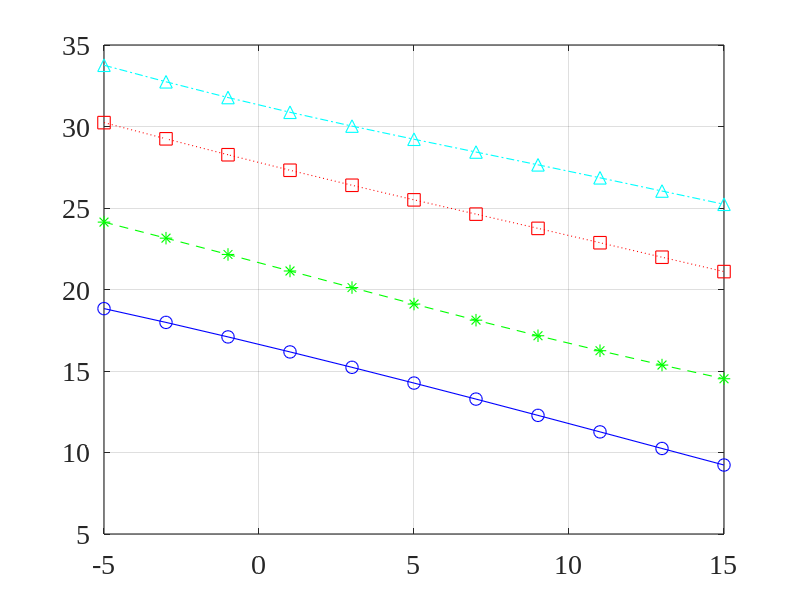
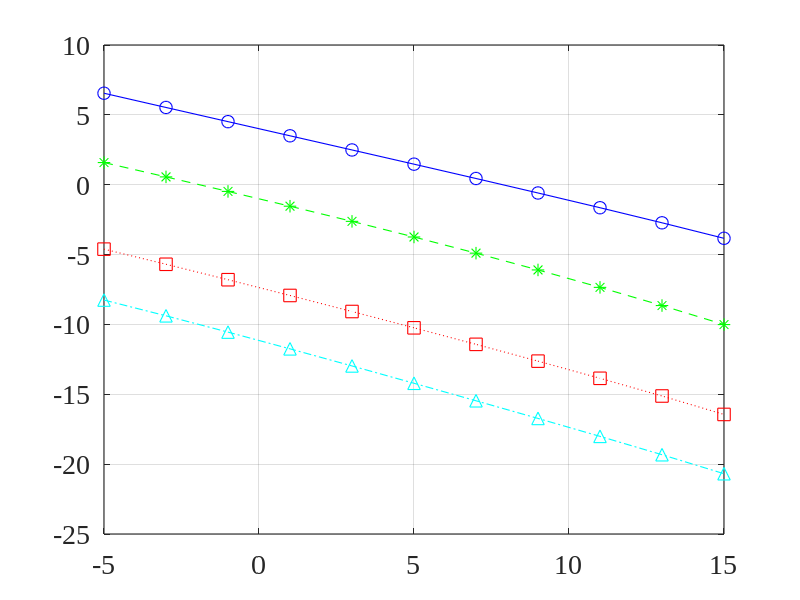
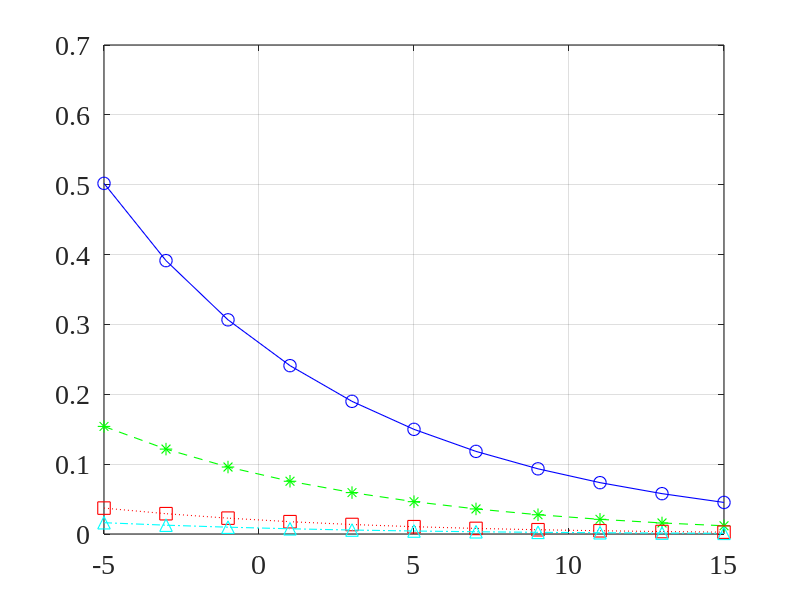

The MATLAB script that drew these images, in order:
close all; clc; clear all;
linewd = 0.8;
hcfontsize = 20;
MarkerSize=9;
A0=0.5;
T=500;
f0=0.1;
theta=70/180*pi;
alpha=0.01; 

M_values=[1 2 5 10]; % Number of sensors

f=linspace(-0.5,0.5,1e4)';  % frequency
f=f(2:end-1);
df=f(2)-f(1);
phiX1=A0^2/4*(sin(T*pi*(f+f0))./sin(pi*(f+f0))).^2+A0^2/4*(sin(T*pi*(f-f0))./sin(pi*(f-f0))).^2;

iSNR_db_values=-5:15;  
Gain_dB_values=zeros(length(iSNR_db_values),length(M_values));
MSE_values=zeros(length(iSNR_db_values),length(M_values));
xi_n_dB_values=zeros(length(iSNR_db_values),length(M_values));
xi_d_dB_values=zeros(length(iSNR_db_values),length(M_values));
for idxM=1:length(M_values)
    M=M_values(idxM);
    
    [f_mat,m_mat]=meshgrid(f,1:M);
    d=exp(-1i*2*pi*f_mat.*(m_mat-1)*cos(theta));
    du=exp(-1i*2*pi*f_mat.*(m_mat-1));
    phiV0=zeros(M,M,length(f));
    for idxf=1:length(f)
        phiV0(:,:,idxf)=T*du(:,idxf)*du(:,idxf)'+T*alpha*eye(M);
    end
    
    for idxS=1:length(iSNR_db_values)
        iSNR_dB=iSNR_db_values(idxS);
        iSNR=10^(iSNR_dB/10);
        
        phiV1=T*A0^2/2./iSNR*ones(size(f));
        sigma2=A0^2/2./iSNR/(1+alpha);
        phiV=sigma2*phiV0;
        
        h=zeros(M,length(f));
        for idxf=1:length(f)
            phiY=phiV(:,:,idxf)+phiX1(idxf)*d(:,idxf)*d(:,idxf)';
            h(:,idxf)=phiX1(idxf)*inv(phiY)*d(:,idxf);
        end
        
        int_phiX1=df*sum(phiX1);
        int_phiV1=df*sum(phiV1);
        int_H2_phiX=df*sum(phiX1 .* abs(sum(conj(h).*d,1)').^2 );
        int_H2_phiV=0;
        for idxf=1:length(f)
            int_H2_phiV=int_H2_phiV+df* h(:,idxf)'*phiV(:,:,idxf)*h(:,idxf);
        end
        int_Hm12_phiX=df*sum( phiX1 .* abs(sum(conj(h).*d,1)'-1).^2);
        
        oSNR=int_H2_phiX./int_H2_phiV;
        oSNR_dB=10*log10(oSNR);
        Gain_dB_values(idxS,idxM)=oSNR_dB-iSNR_dB;
        
        MSE_values(idxS,idxM)=10*log10(int_H2_phiV+int_Hm12_phiX);
        
        xi_n_dB_values(idxS,idxM)=10*log10(int_phiV1./int_H2_phiV);
        xi_d_dB_values(idxS,idxM)=10*log10(int_phiX1./int_H2_phiX);
    end
end

figure
plot(iSNR_db_values(1:2:end),Gain_dB_values(1:2:end,1),'-bo','linewidth',linewd, 'MarkerSize',MarkerSize);
hold on
plot(iSNR_db_values(1:2:end),Gain_dB_values(1:2:end,2),'--g*','linewidth',linewd, 'MarkerSize',MarkerSize);
plot(iSNR_db_values(1:2:end),Gain_dB_values(1:2:end,3),':rs','linewidth',linewd, 'MarkerSize',MarkerSize);
plot(iSNR_db_values(1:2:end),Gain_dB_values(1:2:end,4),'-.c^','linewidth',linewd, 'MarkerSize',MarkerSize);
hold off
set(gca, 'Color', [1, 1, 1]); 
set(gca, 'FontName', 'Times New Roman');
set(gca, 'FontSize', hcfontsize);
set(gca, 'LineWidth', linewd); 
box on; grid on;

figure
plot(iSNR_db_values(1:2:end),MSE_values(1:2:end,1),'-bo','linewidth',linewd, 'MarkerSize',MarkerSize);
hold on
plot(iSNR_db_values(1:2:end),MSE_values(1:2:end,2),'--g*','linewidth',linewd, 'MarkerSize',MarkerSize);
plot(iSNR_db_values(1:2:end),MSE_values(1:2:end,3),':rs','linewidth',linewd, 'MarkerSize',MarkerSize);
plot(iSNR_db_values(1:2:end),MSE_values(1:2:end,4),'-.c^','linewidth',linewd, 'MarkerSize',MarkerSize);
hold off
set(gca, 'Color', [1, 1, 1]); 
set(gca, 'FontName', 'Times New Roman');
set(gca, 'FontSize', hcfontsize);
set(gca, 'LineWidth', linewd); 
box on; grid on;

figure
plot(iSNR_db_values(1:2:end),xi_n_dB_values(1:2:end,1),'-bo','linewidth',linewd, 'MarkerSize',MarkerSize);
hold on
plot(iSNR_db_values(1:2:end),xi_n_dB_values(1:2:end,2),'--g*','linewidth',linewd, 'MarkerSize',MarkerSize);
plot(iSNR_db_values(1:2:end),xi_n_dB_values(1:2:end,3),':rs','linewidth',linewd, 'MarkerSize',MarkerSize);
plot(iSNR_db_values(1:2:end),xi_n_dB_values(1:2:end,4),'-.c^','linewidth',linewd, 'MarkerSize',MarkerSize);
hold off
set(gca, 'Color', [1, 1, 1]); 
set(gca, 'FontName', 'Times New Roman');
set(gca, 'FontSize', hcfontsize);
set(gca, 'LineWidth', linewd); 
box on; grid on;

plot(iSNR_db_values(1:2:end),xi_d_dB_values(1:2:end,1),'-bo','linewidth',linewd, 'MarkerSize',MarkerSize);
hold on
plot(iSNR_db_values(1:2:end),xi_d_dB_values(1:2:end,2),'--g*','linewidth',linewd, 'MarkerSize',MarkerSize);
plot(iSNR_db_values(1:2:end),xi_d_dB_values(1:2:end,3),':rs','linewidth',linewd, 'MarkerSize',MarkerSize);
plot(iSNR_db_values(1:2:end),xi_d_dB_values(1:2:end,4),'-.c^','linewidth',linewd, 'MarkerSize',MarkerSize);
hold off
set(gca, 'Color', [1, 1, 1]); 
set(gca, 'FontName', 'Times New Roman');
set(gca, 'FontSize', hcfontsize);
set(gca, 'LineWidth', linewd); 
box on; grid on;
